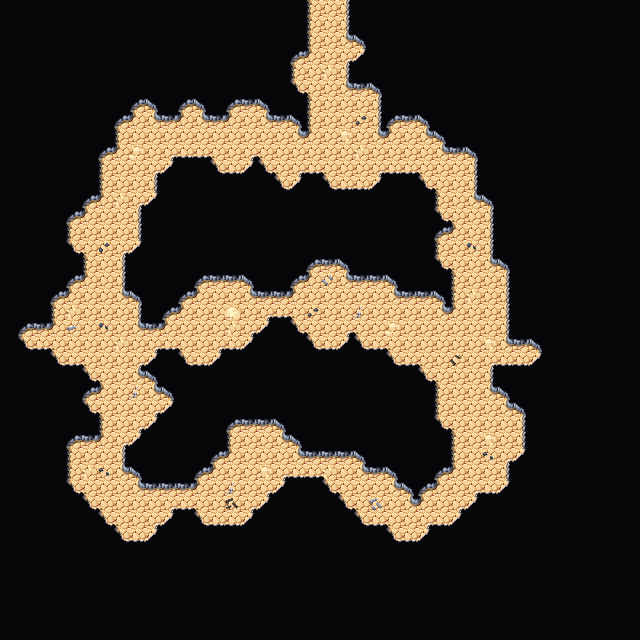

A 2D game scene composited from a Tiled map and its tileset images. What follows is a short description and the map's XML, with each tile layer's data collapsed to a summary:
An orthogonal 40x40 tile map with 16x16 px tiles, 4 tile layers (Collision, Background, Walls, Clutter), 2 tilesets and 13 objects.

<map version="1.5" tiledversion="1.7.2" orientation="orthogonal" renderorder="right-down" width="40" height="40" tilewidth="16" tileheight="16" infinite="0" nextlayerid="7" nextobjectid="74">
 <editorsettings>
  <export target="wastetown..tmx" format="tmx" />
 </editorsettings>
 <tileset firstgid="1" source="../../../tileset/main.tsx" />
 <tileset firstgid="3477" source="../../../tileset/buildings.tsx" />
 <layer id="6" name="Collision" width="40" height="40">
  <data>[1600 cells, 0 non-empty, 0 distinct tile ids]</data>
 </layer>
 <layer id="1" name="Background" width="40" height="40">
  <data>[1600 cells, 1600 non-empty, 1 distinct tile ids]</data>
 </layer>
 <layer id="2" name="Walls" width="40" height="40">
  <data>[1600 cells, 1415 non-empty, 17 distinct tile ids]</data>
 </layer>
 <layer id="3" name="Clutter" width="40" height="40">
  <properties>
   <property name="spriteLayer" type="bool" value="true" />
  </properties>
  <data>[1600 cells, 31 non-empty, 14 distinct tile ids]</data>
 </layer>
 <objectgroup id="4" name="Objects">
  <object id="61" template="../../../obj/door_down.tx" x="321.655" y="16.7221">
   <properties>
    <property name="teleport" value="../common/maps/map/cave/cave_multilevel_4/cave_23H7.tmx" />
    <property name="teleportObjectId" value="62" />
   </properties>
  </object>
  <object id="62" template="../../../obj/treasure.tx" x="238.5" y="444.5" />
  <object id="63" template="../../../obj/gold.tx" x="256" y="443" />
  <object id="64" template="../../../obj/treasure.tx" x="223" y="298.5" />
  <object id="65" template="../../../obj/gold.tx" x="208" y="298.5" />
  <object id="66" template="../../../obj/gold.tx" x="22.5" y="344.25" />
  <object id="67" template="../../../obj/treasure.tx" x="515.75" y="364" />
  <object id="68" template="../../../obj/enemy.tx" x="494.75" y="359">
   <properties>
    <property name="enemy" value="Ghost" />
   </properties>
  </object>
  <object id="69" template="../../../obj/enemy.tx" x="39.75" y="345.5">
   <properties>
    <property name="enemy" value="Big Zombie" />
   </properties>
  </object>
  <object id="70" template="../../../obj/enemy.tx" x="176.333" y="505.667">
   <properties>
    <property name="enemy" value="Vampire Lord" />
   </properties>
  </object>
  <object id="71" template="../../../obj/enemy.tx" x="293.667" y="474">
   <properties>
    <property name="enemy" value="Lich" />
   </properties>
  </object>
  <object id="72" template="../../../obj/enemy.tx" x="141.333" y="346.333">
   <properties>
    <property name="enemy" value="Geist" />
   </properties>
  </object>
  <object id="73" template="../../../obj/enemy.tx" x="285.333" y="312.667">
   <properties>
    <property name="enemy" value="Death Knight" />
   </properties>
  </object>
 </objectgroup>
</map>
